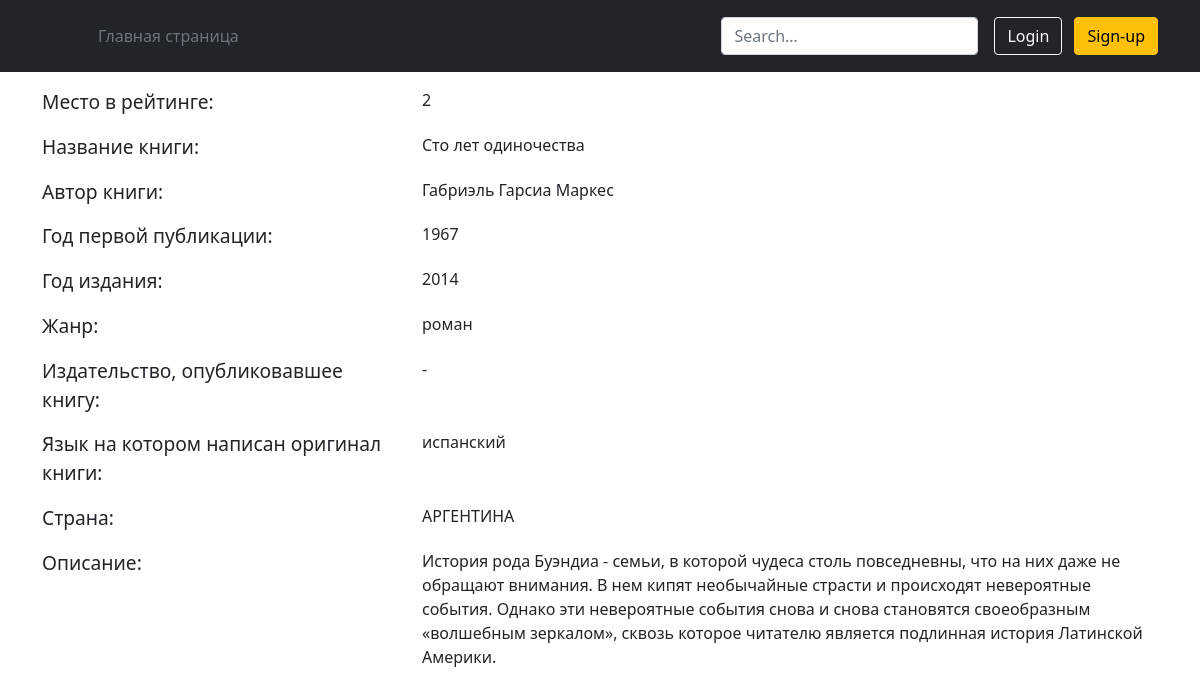
The page /detail/2/ on the database its author committed.
### portal/models.py (models this page shows, shortened)
class Books(models.Model):
    Description = models.TextField('Описание книги')
    Year = models.PositiveIntegerField('Год написания')
    PopularityRating = models.PositiveIntegerField('Место в рейтинге')
    BookTitle = models.TextField('Название книги')
    Author = models.TextField('Автор')
    Genre = models.TextField('Жанр')
    FirstPoblicationYear = models.PositiveIntegerField('Год первой публикации')
    Publisher = models.TextField('Издательство, опубликовавшее книгу')
    OriginalLanguage = models.TextField('Оригинальный язык')
    Country = models.TextField('Страна в которой написана книга')
    class Meta:
        ordering = ['PopularityRating']

### portal/views.py (the view)
# urls.py: path('detail/<int:id>/', portal_detail),
def detail(request, id):
    print(id)
    book = Books.objects.get(id=id)
    content = {
            "book" :   book
        }
    return render(request, './portal/detail.html', content)

### portal/templates/portal/detail.html (shortened to what this page needs)
<!DOCTYPE html>
<html lang="ru">
<head>
  <link href="https://cdn.jsdelivr.net/npm/bootstrap@5.1.3/dist/css/bootstrap.min.css" rel="stylesheet">
  <header class="p-3 bg-dark text-white">
    <div class="container">
      <div class="d-flex flex-wrap align-items-center justify-content-center justify-content-lg-start">
        <a href="/" class="d-flex align-items-center mb-2 mb-lg-0 text-white text-decoration-none">
          <svg class="bi me-2" width="40" height="32" role="img" aria-label="Bootstrap"><use xlink:href="#bootstrap"></use></svg>
        </a>
        <ul class="nav col-12 col-lg-auto me-lg-auto mb-2 justify-content-center mb-md-0">
          <li><a href="/" class="nav-link px-2 text-secondary">Главная страница</a></li>
        </ul>
        <form class="col-12 col-lg-auto mb-3 mb-lg-0 me-lg-3">
          <input type="search" class="form-control form-control-dark" placeholder="Search..." aria-label="Search">
        </form>
        <div class="text-end">
          <button type="button" class="btn btn-outline-light me-2">Login</button>
          <button type="button" class="btn btn-warning">Sign-up</button>
        </div>
      </div>
    </div>
  </header>
</head>
<body>
    <div class='container'>
        <div class="row mb-3">
            <div class="col-4 themed-grid-col"><big>Место в рейтинге:</big></div>
            <div class="col-8 themed-grid-col">{{book.PopularityRating}}</div>
        </div>
        <div class="row mb-3">
            <div class="col-4 themed-grid-col"><big>Название книги:</big></div>
            <div class="col-8 themed-grid-col">{{book.BookTitle}}</div>
        </div>
        <div class="row mb-3">
            <div class="col-4 themed-grid-col"><big>Автор книги:</big></div>
            <div class="col-8 themed-grid-col">{{book.Author}}</div>
        </div>
        <div class="row mb-3">
            <div class="col-4 themed-grid-col"><big>Год первой публикации:</big></div>
            <div class="col-8 themed-grid-col">{{book.FirstPoblicationYear}}</div>
        </div>
        <div class="row mb-3">
            <div class="col-4 themed-grid-col"><big>Год издания:</big></div>
            <div class="col-8 themed-grid-col">{{book.Year}}</div>
        </div>
        <div class="row mb-3">
            <div class="col-4 themed-grid-col"><big>Жанр:</big></div>
            <div class="col-8 themed-grid-col">{{book.Genre}}</div>
        </div>
        <div class="row mb-3">
            <div class="col-4 themed-grid-col"><big>Издательство, опубликовавшее книгу:</big></div>
            <div class="col-8 themed-grid-col">{{book.Publisher}}</div>
        </div>
        <div class="row mb-3">
            <div class="col-4 themed-grid-col"><big>Язык на котором написан оригинал книги:</big></div>
            <div class="col-8 themed-grid-col">{{book.OriginalLanguage}}</div>
        </div>
        <div class="row mb-3">
            <div class="col-4 themed-grid-col"><big>Страна:</big></div>
            <div class="col-8 themed-grid-col">{{book.Country}}</div>
        </div>
        <div class="row mb-3">
            <div class="col-4 themed-grid-col"><big>Описание:</big></div>
            <div class="col-8 themed-grid-col">{{book.Description}}</div>
        </div>
    </div>
</body>
</html>

### rows shown on the page
Books: PopularityRating "2", BookTitle "Сто лет одиночества", Author "Габриэль Гарсиа Маркес", FirstPoblicationYear "1967", Year "2014", Genre "роман", Publisher "-", OriginalLanguage "испанский", Country "АРГЕНТИНА", Description "История рода Буэндиа - семьи, в которой чудеса столь повседневны, что на них даже не обращают внимания. В нем кипят необычайные страсти и происходят невероятные события. Однако эти невероятные события снова и снова становятся своеобразным «волшебным зеркалом», сквозь которое читателю является подлинная история Латинской Америки."
